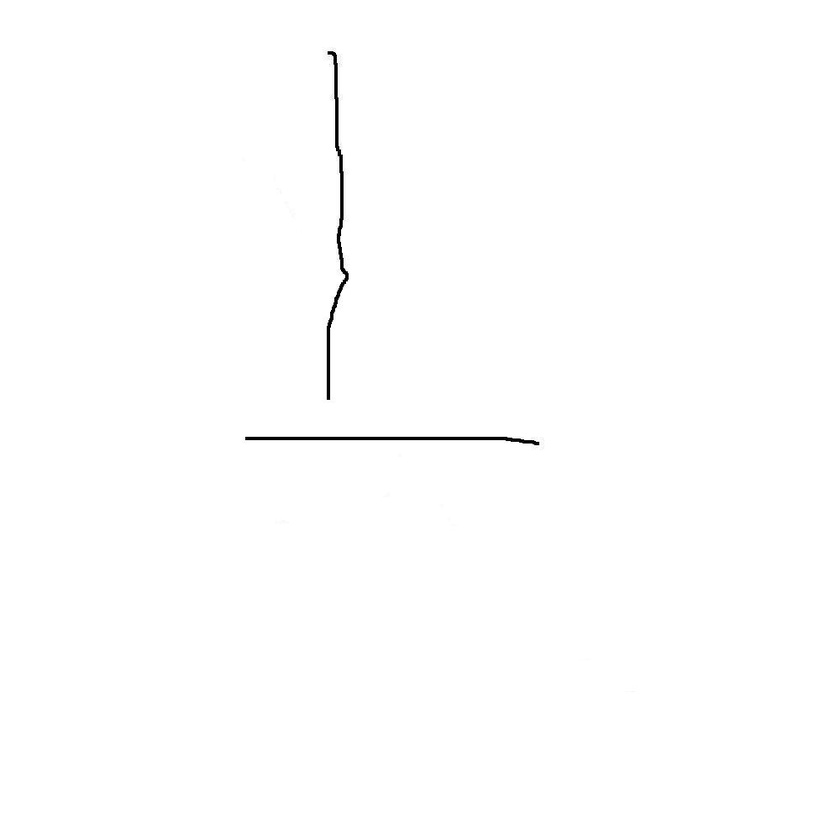
#> input picture project/line/line4-1000.jpeg, 840 x 840 px, shrunk from 1000 x 1000 before the run
$ python lineDistinguish.py   (older library calls are emulated)
#> lines starting #> are read from the running program, lines starting #| are printed output that depends on the picture; after the words box and inside, x2 and y2 are one past the last pixel; in counts of white or black regions, pixels touching at a corner belong together; long printed decimals are rounded
#Created on: Apr 8, 2017
#Author: chen
#llcc2196@gmail.com
import cv2
import numpy as np
import math


#cutoff should equal to the width of line
def lineContours(img,cutoff = 5):
	ret, binary = cv2.threshold(img,127,255,0)
	img2, contours, hierarchy = cv2.findContours			(binary,cv2.RETR_TREE,cv2.CHAIN_APPROX_NONE)
#If you pass cv2.CHAIN_APPROX_NONE, all the boundary points are stored.
	for i in range(1,len(contours)):
		linecontours = np.vstack(contours[i]).squeeze()
		if len(linecontours) % 2 != 0:
			linecontours = linecontours[:-1]
		contour = np.vsplit(linecontours, 2)
		if(i == 1):
			con = contour[0][cutoff:-cutoff]
		else:
			con = np.vstack((contour[0][cutoff:-cutoff],con))
	return con,len(contours)
#sort the lines(horizon,vertical,left diagonal,right diagonal)
def lines_sort(degree,tolerance_h = 10,tolerance_v = 10,
		tolerance_l = 10,tolerance_r = 10):
	print(degree)
	if(((90 - tolerance_h) <= degree and degree <= 90) or
	   (-90 <= degree and degree <= (-90 + tolerance_h))):
		linesort = 'vertical'
	elif((0 - tolerance_h) <= degree and degree <= (0 + tolerance_h)):
		linesort = 'horizon'
	elif((-45 - tolerance_h) <= degree and degree <= (-45 + tolerance_h)):
		linesort = 'right diagonal'
	elif((45 - tolerance_h) <= degree and degree <= (45 + tolerance_h)):
		linesort = 'left diagonal'
	else: linesort = 'incorrect'

	return linesort
#img should be the image only have one approximate line
#tolerance_* is the degree bias(0~45) of the line compared to the correct line
#_h-horizon _v-vertical _l-left diagonal r-right diagonal
def lineDistinguish(img,tolerance_h = 10,tolerance_v = 10,
		   tolerance_l = 10,tolerance_r = 10):
	cnt,cntnum = lineContours(img)

	[vx,vy,x,y] = cv2.fitLine(cnt, cv2.DIST_HUBER,0,0.01,0.01)
	line_radian = math.atan(vy/vx)
	line_degree = line_radian / math.pi * 180
	print(lines_sort(line_degree,tolerance_h,tolerance_v,
			tolerance_l,tolerance_r))

	rows,cols = img.shape[:2]
	lefty = int((-x*vy/vx) + y)
	righty = int(((cols-x)*vy/vx)+y)
	cv2.line(img,(cols-1,righty),(0,lefty),(0,255,0),2)
	cv2.imshow('Image',img)
	cv2.waitKey(0)

img1 = cv2.imread('line4-1000.jpeg',0)
#> img1 is the input picture: shape (840, 840); min 0, max 255, mean 254.2
img2 = cv2.imread('line5-1000.jpeg',0)
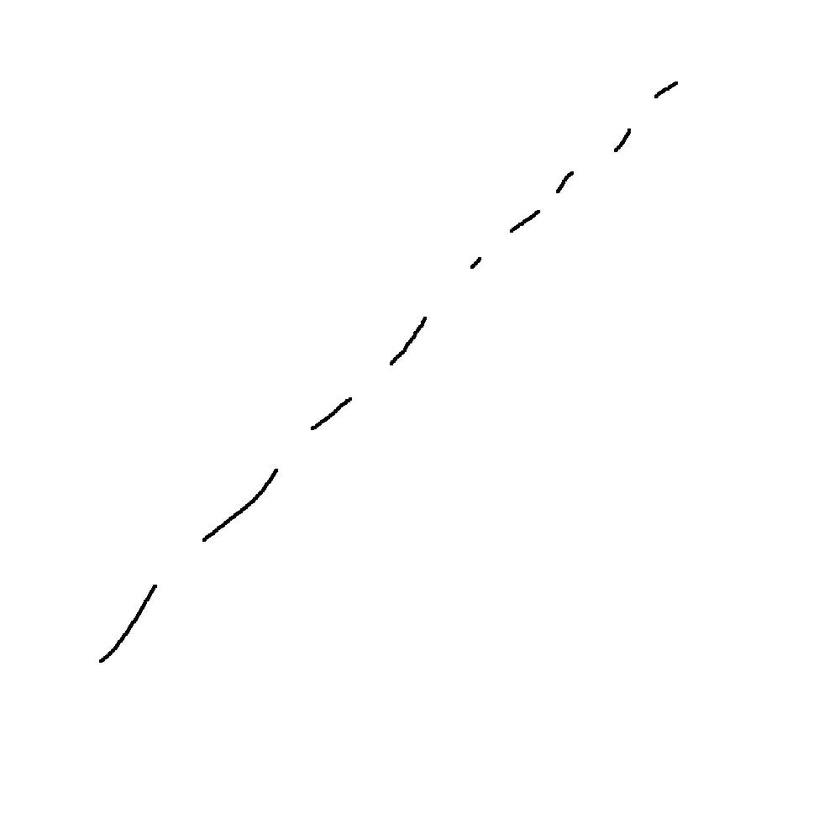
#> input picture project/line/line5-1000.jpeg, 840 x 840 px, shrunk from 1000 x 1000 before the run
#> img2 is the input picture: shape (840, 840); min 0, max 255, mean 254.4
img3 = cv2.imread('line6-1000.jpeg',0)
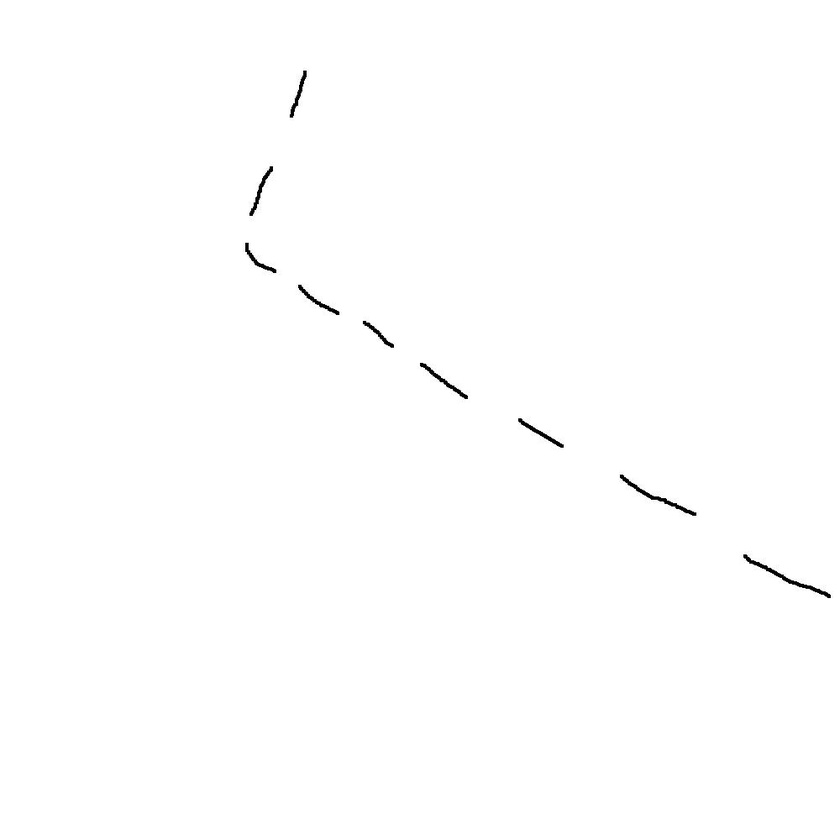
#> input picture project/line/line6-1000.jpeg, 840 x 840 px, shrunk from 1000 x 1000 before the run
#> img3 is the input picture: shape (840, 840); min 0, max 255, mean 254.2
img4 = cv2.imread('line7-1000.jpeg',0)
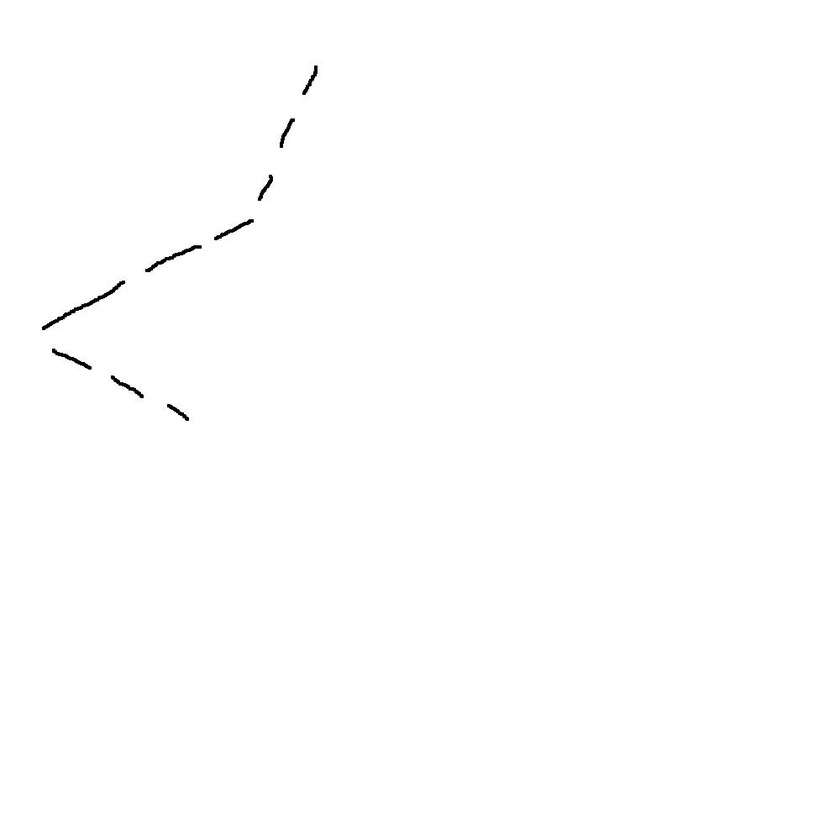
#> input picture project/line/line7-1000.jpeg, 840 x 840 px, shrunk from 1000 x 1000 before the run
#> img4 is the input picture: shape (840, 840); min 0, max 255, mean 254.4
lineDistinguish(img1)
#> in lineContours, `ret, binary = cv2.threshold(img,127,255,0)`: binary: shape (840, 840); 99.7% white; 2 black regions
#> in lineContours, `img2, contours, hierarchy = cv2.findContours			(binary,cv2.RETR_TREE,c..`: contours = 3 contours; box (x1, y1, x2, y2) and area: (0, 0, 840, 840) 703921, (326, 50, 350, 401) 1684, (244, 436, 540, 446) 1207
#> the loop in lineContours, `for i in range(1,len(contours)):` made 2 passes
#> in lineDistinguish, `cnt,cntnum = lineContours(img)`: cnt = 635 pairs, first value 249 to 535, second value 50 to 440; cntnum = 3
#> in lineDistinguish, `[vx,vy,x,y] = cv2.fitLine(cnt, cv2.DIST_HUBER,0,0.01,0.01)`: vx = [0.0439]; vy = [0.999]; x = [342]; y = [186.2]
#> in lineDistinguish, `line_radian = math.atan(vy/vx)`: line_radian = 1.53
#> in lineDistinguish, `line_degree = line_radian / math.pi * 180`: line_degree = 87.48
#| 87.483
#| vertical
#> in lineDistinguish, `lefty = int((-x*vy/vx) + y)`: lefty = -7595
#> in lineDistinguish, `righty = int(((cols-x)*vy/vx)+y)`: righty = 11516
lineDistinguish(img2)
#> in lineContours (call 2), `ret, binary = cv2.threshold(img,127,255,0)`: binary: shape (840, 840); 99.8% white; 9 black regions
#> in lineContours (call 2), `img2, contours, hierarchy = cv2.findContours			(binary,cv2.RETR_TREE,c..`: contours = 10 contours; largest, box (x1, y1, x2, y2) and area: (0, 0, 840, 840) 703921, (201, 468, 279, 543) 503, (98, 584, 158, 664) 456, (389, 316, 428, 366) 290, (310, 396, 353, 431) 250
#> the loop in lineContours (call 2), `for i in range(1,len(contours)):` made 9 passes
#| -45.191
#| right diagonal
lineDistinguish(img3)
#> in lineContours (call 3), `ret, binary = cv2.threshold(img,127,255,0)`: binary: shape (840, 840); 99.7% white; 9 black regions
#> in lineContours (call 3), `img2, contours, hierarchy = cv2.findContours			(binary,cv2.RETR_TREE,c..`: contours = 10 contours; largest, box (x1, y1, x2, y2) and area: (0, 0, 840, 840) 703921, (742, 553, 832, 599) 460, (619, 474, 697, 517) 418, (419, 362, 469, 400) 276, (248, 165, 274, 217) 259
#| 31.187
#| incorrect
lineDistinguish(img4)
#> call 4 of lineDistinguish, with tolerance_h = 10, tolerance_v = 10, tolerance_l = 10, tolerance_r = 10
#> in lineContours (call 4), `ret, binary = cv2.threshold(img,127,255,0)`: binary: shape (840, 840); 99.8% white; 9 black regions
#> in lineContours (call 4), `img2, contours, hierarchy = cv2.findContours			(binary,cv2.RETR_TREE,c..`: contours = 10 contours; largest, box (x1, y1, x2, y2) and area: (0, 0, 840, 840) 703921, (41, 280, 126, 331) 460, (144, 244, 203, 273) 298, (213, 218, 255, 241) 210, (51, 348, 93, 371) 208
#> in lineDistinguish (call 4), `cnt,cntnum = lineContours(img)`: cnt = 310 pairs, first value 53 to 318, second value 68 to 414
#> in lineDistinguish (call 4), `[vx,vy,x,y] = cv2.fitLine(cnt, cv2.DIST_HUBER,0,0.01,0.01)`: vx = [0.686]; vy = [-0.727]; x = [193.2]; y = [234.4]
#> in lineDistinguish (call 4), `line_radian = math.atan(vy/vx)`: line_radian = -0.815
#> in lineDistinguish (call 4), `line_degree = line_radian / math.pi * 180`: line_degree = -46.67
#| -46.674
#| right diagonal
#> in lineDistinguish (call 4), `lefty = int((-x*vy/vx) + y)`: lefty = 439
#> in lineDistinguish (call 4), `righty = int(((cols-x)*vy/vx)+y)`: righty = -451
#> in lineDistinguish (call 4), `cv2.line(img,(cols-1,righty),(0,lefty),(0,255,0),2)`:
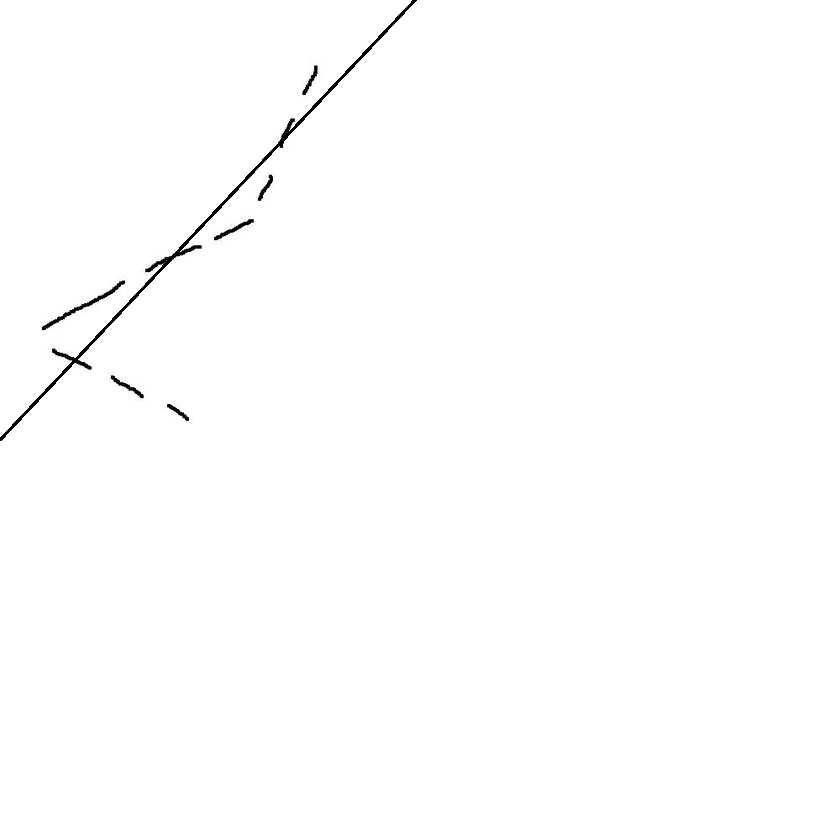
#> img: shape (840, 840); min 0, max 255, mean 253.8
